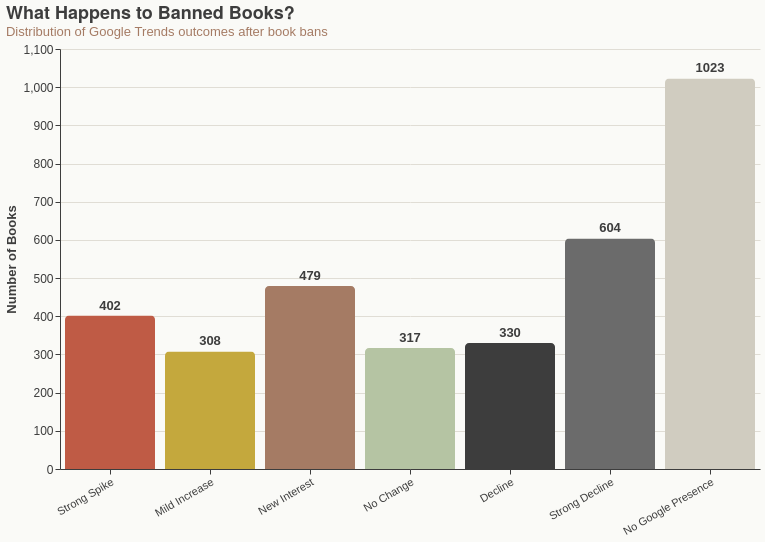

Notebook code for this chart:
### Markdown cell above
### Chart 1: What Happens to Banned Books?

### Code cell
counts = gt["streisand_category"].value_counts().reset_index()
counts.columns = ["Category", "Count"]
counts["Percent"] = (counts["Count"] / counts["Count"].sum() * 100).round(1)

cat_order = ["Strong Spike", "Mild Increase", "New Interest",
             "No Change", "Decline", "Strong Decline", "No Google Presence"]
cat_order = [c for c in cat_order if c in counts["Category"].values]

color_map = {
    "Strong Spike": TERRACOTTA, "Mild Increase": GOLD, "New Interest": CLAY,
    "No Change": SAGE, "Decline": CHARCOAL, "Strong Decline": "#6B6B6B",
    "No Google Presence": "#D0CCC0",
}

bars = (
    alt.Chart(counts).mark_bar(cornerRadiusTopLeft=4, cornerRadiusTopRight=4)
    .encode(
        x=alt.X("Category:N", sort=cat_order, title=None,
                 axis=alt.Axis(labelAngle=-30, labelFontSize=11)),
        y=alt.Y("Count:Q", title="Number of Books"),
        color=alt.Color("Category:N", sort=cat_order,
                         scale=alt.Scale(domain=list(color_map.keys()),
                                         range=list(color_map.values())),
                         legend=None),
        tooltip=["Category", "Count", "Percent"],
    )
    .properties(title={"text": "What Happens to Banned Books?",
                        "subtitle": "Distribution of Google Trends outcomes after book bans"})
)
text = (
    alt.Chart(counts).mark_text(dy=-10, fontSize=13, fontWeight="bold", color=TEXT_COLOR)
    .encode(x=alt.X("Category:N", sort=cat_order), y="Count:Q", text="Count:Q")
)
save_chart(bars + text, "01_outcome_distribution")

### Figure 1 — Vega-Lite specification as saved in the notebook (floating-point values rounded to 4 significant figures)
{"config": {"background": "#FAFAF7", "title": {"fontSize": 18, "font": "Helvetica Neue, Arial, sans-serif", "color": "#3D3D3D", "anchor": "start", "subtitleFontSize": 13, "subtitleColor": "#A57B64"}, "axis": {"labelFontSize": 12, "titleFontSize": 13, "titleColor": "#3D3D3D", "labelColor": "#3D3D3D", "gridColor": "#E0DDD5", "domainColor": "#3D3D3D", "tickColor": "#3D3D3D"}, "legend": {"labelFontSize": 12, "titleFontSize": 13, "labelColor": "#3D3D3D", "titleColor": "#3D3D3D"}, "view": {"strokeWidth": 0}, "range": {"category": ["#BF5B45", "#C4A83D", "#3D3D3D", "#B5C4A3", "#A57B64"]}}, "layer": [{"mark": {"type": "bar", "cornerRadiusTopLeft": 4, "cornerRadiusTopRight": 4}, "encoding": {"color": {"field": "Category", "legend": null, "scale": {"domain": ["Strong Spike", "Mild Increase", "New Interest", "No Change", "Decline", "Strong Decline", "No Google Presence"], "range": ["#BF5B45", "#C4A83D", "#A57B64", "#B5C4A3", "#3D3D3D", "#6B6B6B", "#D0CCC0"]}, "sort": ["Strong Spike", "Mild Increase", "New Interest", "No Change", "Decline", "Strong Decline", "No Google Presence"], "type": "nominal"}, "tooltip": [{"field": "Category", "type": "nominal"}, {"field": "Count", "type": "quantitative"}, {"field": "Percent", "type": "quantitative"}], "x": {"axis": {"labelAngle": -30, "labelFontSize": 11}, "field": "Category", "sort": ["Strong Spike", "Mild Increase", "New Interest", "No Change", "Decline", "Strong Decline", "No Google Presence"], "title": null, "type": "nominal"}, "y": {"field": "Count", "title": "Number of Books", "type": "quantitative"}}, "title": {"text": "What Happens to Banned Books?", "subtitle": "Distribution of Google Trends outcomes after book bans"}}, {"mark": {"type": "text", "color": "#3D3D3D", "dy": -10, "fontSize": 13, "fontWeight": "bold"}, "encoding": {"text": {"field": "Count", "type": "quantitative"}, "x": {"field": "Category", "sort": ["Strong Spike", "Mild Increase", "New Interest", "No Change", "Decline", "Strong Decline", "No Google Presence"], "type": "nominal"}, "y": {"field": "Count", "type": "quantitative"}}}], "data": {"name": "data-60ff275ca8ef8608004157f549ed8308"}, "height": 420, "width": 700, "$schema": "https://vega.github.io/schema/vega-lite/v5.8.0.json", "datasets": {"data-60ff275ca8ef8608004157f549ed8308": [{"Category": "No Google Presence", "Count": 1023, "Percent": 29.5}, {"Category": "Strong Decline", "Count": 604, "Percent": 17.4}, {"Category": "New Interest", "Count": 479, "Percent": 13.8}, {"Category": "Strong Spike", "Count": 402, "Percent": 11.6}, {"Category": "Decline", "Count": 330, "Percent": 9.5}, {"Category": "No Change", "Count": 317, "Percent": 9.2}, {"Category": "Mild Increase", "Count": 308, "Percent": 8.9}]}}
